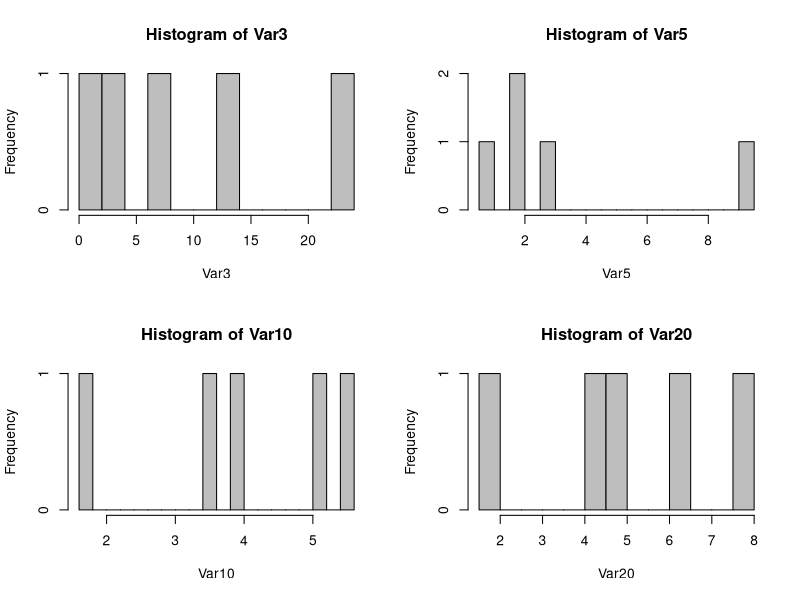
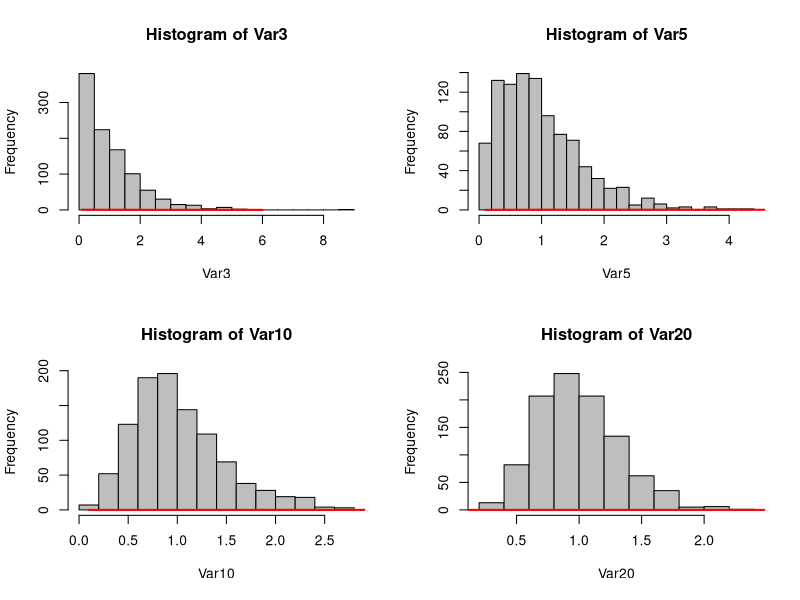

These figures' R source, in order:
rm(list=ls()) 
#===============================================================
#                              TD2-EXO2
#===============================================================


#======================== 1) ===================================

Var3<-c()
Var5<-c()
Var10<-c()
Var20<-c()


for (i in 1:5){
  ech1=rnorm(n=3,m=0,sd=2)
  ech2=rnorm(n=5,m=0,sd=2)
  ech3=rnorm(n=10,m=0,sd=2)
  ech4=rnorm(n=20,m=0,sd=2)
  
  Var3[i]=var(ech1)
  Var5[i]=var(ech2)
  Var10[i]=var(ech3)
  Var20[i]=var(ech4)
}


par(mfrow = c(2,2))
hist(Var3,breaks=15,col="grey")
hist(Var5,breaks=15,col="grey")
hist(Var10,breaks=15,col="grey")
hist(Var20,breaks=15,col="grey")

#plus la taille de notre échantilon est grande, plus la 
#répartition se décale vers la droite --la loi du chi 2 n-1

#======================== 2) ===================================
rm(list=ls()) 

Var3<-c()
Var5<-c()
Var10<-c()
Var20<-c()

vartheo=4

for (i in 1:1000){
  ech1=rnorm(n=3,m=0,sd=2)
  ech2=rnorm(n=5,m=0,sd=2)
  ech3=rnorm(n=10,m=0,sd=2)
  ech4=rnorm(n=20,m=0,sd=2)
  
  Var3[i]=var(ech1)/vartheo
  Var5[i]=var(ech2)/vartheo
  Var10[i]=var(ech3)/vartheo
  Var20[i]=var(ech4)/vartheo
}

x0<-seq(from = 0.1, to = 6, length = 200)

par(mfrow = c(2,2))
hist(Var3,breaks=15,col="grey")
lines(x0,dchisq(x0,2),col="red",lwd=2)
hist(Var5,breaks=15,col="grey")
lines(x0,dchisq(x0,4),col="red",lwd=2)
hist(Var10,breaks=15,col="grey")
lines(x0,dchisq(x0,9),col="red",lwd=2)
hist(Var20,breaks=15,col="grey")
lines(x0,dchisq(x0,19),col="red",lwd=2)

#suit la loi du chi 2 n-1

